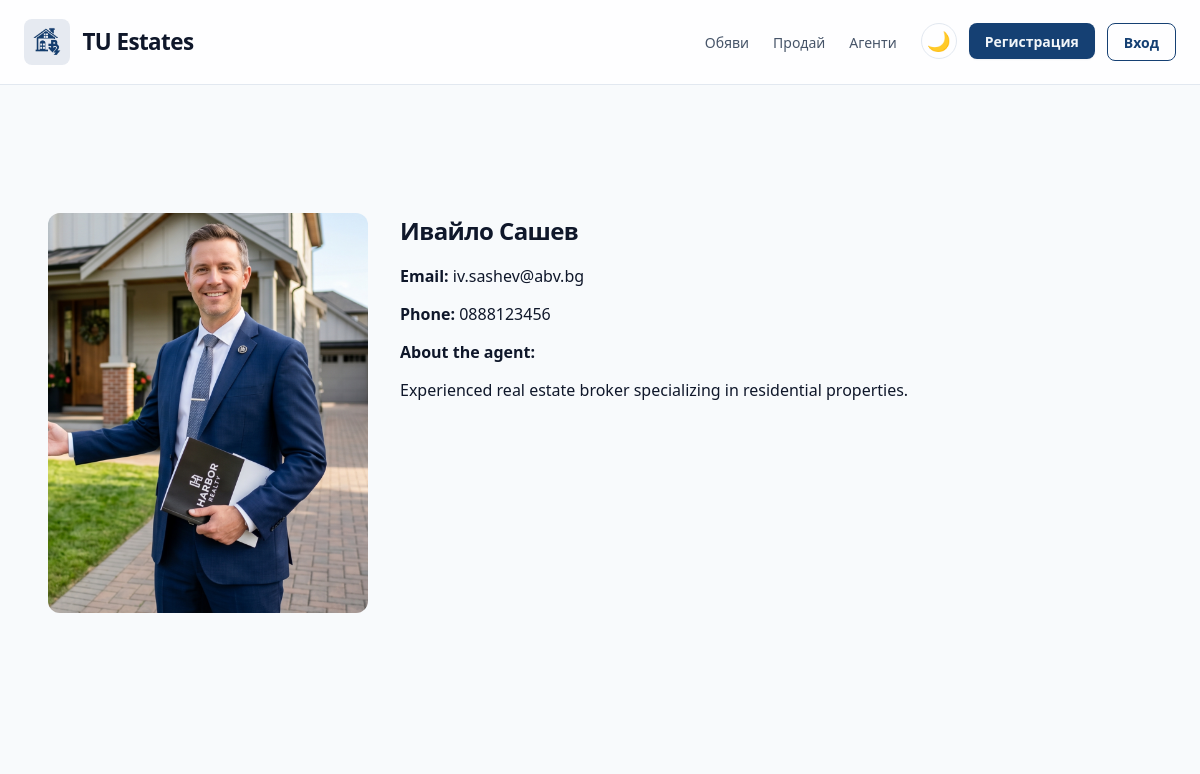
The app's page /index.php?action=agent_profile&id=3 with its own data.
### tables this page shows
CREATE TABLE
    IF NOT EXISTS users (
        id INT AUTO_INCREMENT PRIMARY KEY,
        username VARCHAR(255) NOT NULL,
        email VARCHAR(255) NOT NULL UNIQUE,
        phone VARCHAR(50) NULL,
        image VARCHAR(255) NULL,
        description TEXT NULL,
        password VARCHAR(255) NOT NULL,
        user_type_id INT NOT NULL,
        FOREIGN KEY (user_type_id) REFERENCES user_types (id)
    );

### src/controllers/UserController.php (called while the page is built, shortened)
<?php
class UserController
{
    public static function getAgentById(int $id): ?User
{
    $pdo = Database::getInstance();
    try {
        $stmt = $pdo->prepare("
            SELECT id, username, email, password, user_type_id, phone, image, description
            FROM users
            WHERE id = :id AND user_type_id = 2
        ");
        $stmt->execute(['id' => $id]);
        $row = $stmt->fetch(PDO::FETCH_ASSOC);
        if ($row) {
            return new User(
                $row['id'],
                $row['username'],
                $row['email'],
                $row['password'],
                $row['user_type_id'],
                $row['phone'] ?? null,
                $row['image'] ?? null,
                $row['description'] ?? null
            );
        }
        return null;
    } catch (PDOException $e) {
        die('Error fetching agent: ' . $e->getMessage());
    }
}
}

### src/models/User.php (called while the page is built, shortened)
<?php
class User
{
    private string $username;
    private string $email;
    private ?string $phone;
    private ?string $image;
    private ?string $description;
    public function __construct(  int $id,
        string $username,
        string $email,
        string $password,
        int $userType,
        ?string $phone = null,
        ?string $image = null,
        ?string $description = null)
    {
        $this->username = $username;
        $this->email = $email;
        $this->phone = $phone;
        $this->image = $image;
        $this->description = $description;
    }
    public function getUsername(): string
    {
        return $this->username;
    }
    public function getEmail(): string
    {
        return $this->email;
    }
     public function getPhone(): string
    {
        return $this->phone;
    }
    public function getImage(): string
    {
        return $this->image;
    }
    public function getDescription(): string
    {
        return $this->description;
    }
}

### src/views/agent_profile.php (the view, shortened to what this page needs)
<!DOCTYPE html>
<html lang="en">
<head>
    <link rel="stylesheet" href="style.css">
</head>
<body>
    <div class="main_wrapper">
        <header>
            <div class="logo">
                <a class="logo_group" href="index.php?action=homepage">
                    <picture>
                        <img class="icon_box theme_light_img" src="images/broker_logo_light.png" alt="TU Brokers Logo">
                    </picture>
                    <h1 class="heading_primary">TU Estates</h1>
                </a>
            </div>
             <div class="nav_wrapper">
                <div class="nav_container">
                    <nav class="nav_links">
                        <a class="nav_link" href="index.php?action=buy_rent">Обяви</a>
                        <a class="nav_link" href="index.php?action=sell">Продай</a>
                        <a class="nav_link" href="index.php?action=agents">Агенти</a>
                    </nav>
                    <div class="sing_in_btns">
                        <button id="theme-toggle" class="btn_secondary" style="padding: 0; width: 36px; height: 36px; border-radius: 50%; font-size: 1.2rem; display: flex; align-items: center; justify-content: center; border: 1px solid var(--border-light); cursor: pointer; background: transparent;">
                        </button>
                        <?php
                        if (isset($_SESSION['user_id'])) {
                            echo '<a href="index.php?action=profile" class="btn_primary">Профил</a>';
                            echo '<a href="index.php?action=logout" class="btn_secondary">Изход</a>';
                        } else {
                            echo '<a href="index.php?action=register" class="btn_primary">Регистрация</a>';
                            echo '<a href="index.php?action=login" class="btn_secondary">Вход</a>';
                        }
                        ?>
                    </div>
                </div>
            </div>
        </header>
        <section class="content_section">
            <div class="container_center">
                <div class="property_card" style="display:flex; gap:2rem; align-items:flex-start; padding:2rem;">
                    <div style="flex:0 0 320px;">
                        <img
                            src="<?= !empty($agent->getImage()) ? htmlspecialchars($agent->getImage()) : 'uploads/default-agent.jpg'; ?>"
                            alt="<?= htmlspecialchars($agent->getUsername()); ?>"
                            style="width:100%; height:400px; object-fit:cover; border-radius:12px;"
                        >
                    </div>
                    <div style="flex:1;">
                        <h2 class="section_title"><?= htmlspecialchars($agent->getUsername()); ?></h2>
                        <p><strong>Email:</strong> <?= htmlspecialchars($agent->getEmail()); ?></p>
                        <p><strong>Phone:</strong> <?= htmlspecialchars($agent->getPhone() ?? 'Not provided'); ?></p>
                        <p><strong>About the agent:</strong></p>
                        <p><?= nl2br(htmlspecialchars($agent->getDescription() ?? 'No description available.')); ?></p>
                    </div>
                </div>
            </div>
        </section>
    </div>
</body>
</html>

### public/style/base.css (style rules this page uses)
:root { --tu_blue_primary: #154073; --tu_blue_primary_rgb: 21, 64, 115; --tu_logo_bg_dark: rgba(21, 64, 115, 0.2); --header-bg-light: rgba(255, 255, 255, 0.9); --header-bg-dark: rgba(15, 23, 42, 0.9); --border-light: #e2e8f0; --border-dark: #1e293b; --bg-light: #f8fafc; --bg-dark: #1e293b; --text-light: #0f172a; --text-dark: #f1f5f9; --search-dark: #1e293b; --search-light: #f8fafc; --par-light: #475569; --par-dark: #94a3b8; --btn-hover: #1a4f8d; }
body { height: 100vh; width: 100%; display: flex; flex-direction: column; font-family: "Display Font", system-ui, sans-serif; -webkit-font-smoothing: antialiased; background-color: var(--bg-light); color: var(--text-light); margin: 0; }
.main_wrapper { position: relative; display: flex; flex-direction: column; min-height: 100vh; width: 100%; flex-shrink: 0; }

### public/style/buttons.css (style rules this page uses)
.btn_primary { display: flex; align-items: center; justify-content: center; height: 2.25rem; padding-left: 1rem; padding-right: 1rem; border-radius: 0.5rem; border: none; font-size: 0.875rem; font-weight: 700; color: var(--text-dark); cursor: pointer; background-color: var(--tu_blue_primary); box-shadow: 0 1px 2px 0 rgba(0, 0, 0, 0.05); transition: background-color 0.5s cubic-bezier(0.4, 0, 0.2, 1), transform 0.3s cubic-bezier(0.34, 1.56, 0.64, 1), box-shadow 0.4s ease; }
.btn_secondary { display: flex; align-items: center; justify-content: center; height: 2.25rem; padding-left: 1rem; padding-right: 1rem; border-radius: 0.5rem; font-size: 0.875rem; font-weight: 700; cursor: pointer; color: var(--tu_blue_primary); background-color: transparent; border: 1px solid var(--tu_blue_primary); transition: background-color 0.4s, color 0.4s; }

### public/style/header.css (style rules this page uses)
header { position: sticky; top: 0; z-index: 1001; height: 60px; display: flex; align-items: center; justify-content: flex-start; gap: 2rem; flex-shrink: 0; white-space: nowrap; padding: 0.75rem 1.5rem; background-color: var(--header-bg-light); border-bottom: 1px solid var(--border-light); }
.logo { display: flex; align-items: center; gap: 2rem; }
.logo_group { display: flex; align-items: center; gap: 0.75rem; color: var(--text-light); text-decoration: none; }
.icon_box { padding: 0.2rem; display: flex; align-items: center; justify-content: center; font-size: 28px; width: 2.5rem; height: 2.5rem; border-radius: 0.5rem; background-color: rgba(var(--tu_blue_primary_rgb), 0.1); color: rgb(var(--tu_blue_primary_rgb)); }
.heading_primary { font-size: 1.4rem; font-weight: 700; line-height: 1.25; letter-spacing: -0.025em; color: var(--text-light); }
.nav_container { display: none; }
.sing_in_btns { display: flex; gap: 0.75rem; }
.nav_links { display: none; }
.sing_in_btns a { text-decoration: none; }
.nav_link { font-size: 0.875rem; font-weight: 500; color: var(--par-light); text-decoration: none; cursor: pointer; transition: all 0.3s cubic-bezier(0.4, 0, 0.2, 1); }
.nav_wrapper { display: flex; justify-content: flex-end; margin-left: auto; width: 70%; }
@media (min-width: 1024px) { .nav_container { display: flex; justify-content: flex-end; align-items: center; gap: 1.5rem; width: 100%; } }
@media (min-width: 1024px) { .nav_links { display: flex; align-items: center; gap: 1.5rem; } }

### public/style/layout.css (style rules this page uses)
.content_section { background-color: var(--bg-light); padding-top: 6rem; padding-bottom: 6rem; }
.container_center { margin-left: auto; margin-right: auto; max-width: 80rem; padding-left: 1rem; padding-right: 1rem; height: 100%; }
.section_title { font-weight: 700; letter-spacing: -0.025em; color: var(--text-light); line-height: 2.25rem; margin: 0px; }
.property_card { padding: 1rem; transition: transform 0.3s ease, box-shadow 0.3s ease; }

### records on screen
users: image (picture), username "Ивайло Сашев", email "iv.sashev@abv.bg", phone "0888123456", description "Experienced real estate broker specializing in residential properties."
